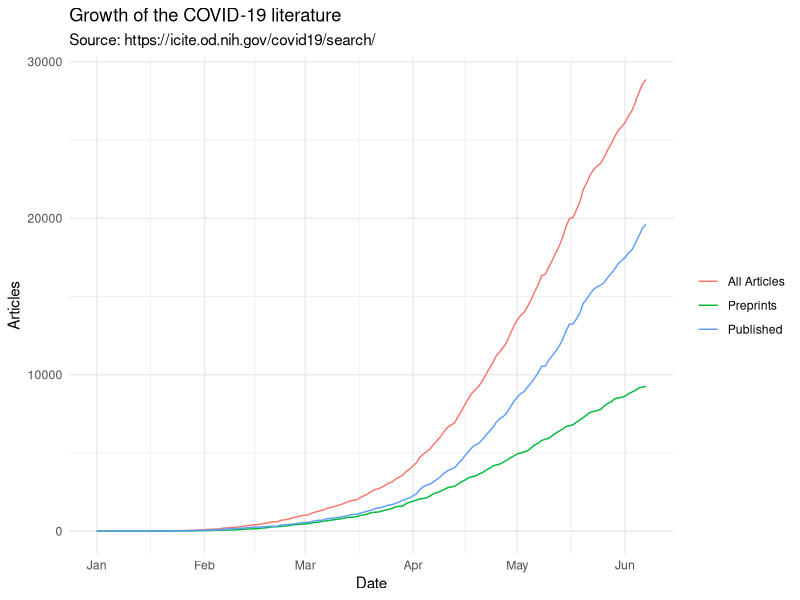

Write R code to recreate this figure.
## ---- chunk 1
library(tidyverse)
## ---- chunk 2
covidlit <- read_csv('covidlit-COVID-19_Portfolio-export_2020-06-09-13-52-30.csv')
## ---- chunk 3
nrow(covidlit)
## ---- chunk 4
unique(covidlit$Source)
## ---- chunk 5
all_types <- unique(covidlit$Source)
preprint_types <- all_types[!all_types == "Peer reviewed (PubMed)"]

for (src in all_types) {
  print(paste(src, nrow(covidlit[covidlit$Source == src,])))
}
## ---- chunk 6
# convert 'Publication Date' to a Date field
covidlit$`Publication Date` <- as.Date(covidlit$`Publication Date`, format = "%Y-%m-%d")
dates <- sort(unique(as.Date(covidlit$`Publication Date`)))
# data.frame to hold the data
df <- data.frame(date = NA, total = NA, jrnl = NA, pp = NA, stringsAsFactors = FALSE)
for (d in as.list(dates)) {
  tmp <- covidlit[covidlit$`Publication Date` == d,]
  df <- rbind(df, data.frame(date = d, 
                             total = nrow(tmp),
                             jrnl = nrow(tmp[tmp$Source == 'Peer reviewed (PubMed)',]),
                             pp = nrow(tmp[tmp$Source %in% preprint_types,]),
                             stringsAsFactors = FALSE))
}
# when creating a data.frame, dates get mangled, so reformat
df$date <- as.Date(df$date, origin="1970-01-01")
# remove the first row, all NA
df <- df[-1,]
# get cumulative # of journal articles and preprints
df$cumsum_all <- cumsum(df$total)
df$cumsum_jrnl <- cumsum(df$jrnl)
df$cumsum_pp <- cumsum(df$pp)

# select pubs after 1 Jan 2020, but skip the last day, whose data hasn't been fully updated
df <- df %>% filter(date >= "2020-01-01", date <= "2020-06-07")
df
## ---- chunk 7
# get rid of columns we don't need
df <- df %>% select(-c("total", "jrnl", "pp")) 

# rename cols (note, these are cumulative totals)
colnames(df) <- c("date","All Articles", "Published", "Preprints")

# use {tidyr} to convert a 'wide' table to 'long' for easier plotting (see https://tidyr.tidyverse.org/)
mytable <- df %>% pivot_longer(cols = c('All Articles', 'Published', 'Preprints'), names_to = "Article type",
                               values_to = "count")
mytable
## ---- chunk 8
p <- ggplot(mytable) +
  geom_line(aes(x = date, y = count, color = `Article type`)) +
  labs(title = "Growth of the COVID-19 literature", 
       subtitle = "Source: https://icite.od.nih.gov/covid19/search/",
       y = "Articles", x = "Date") +
  theme_minimal() +
  theme(legend.position = "right", legend.title = element_blank())

p
## ---- chunk 9
sessionInfo()
